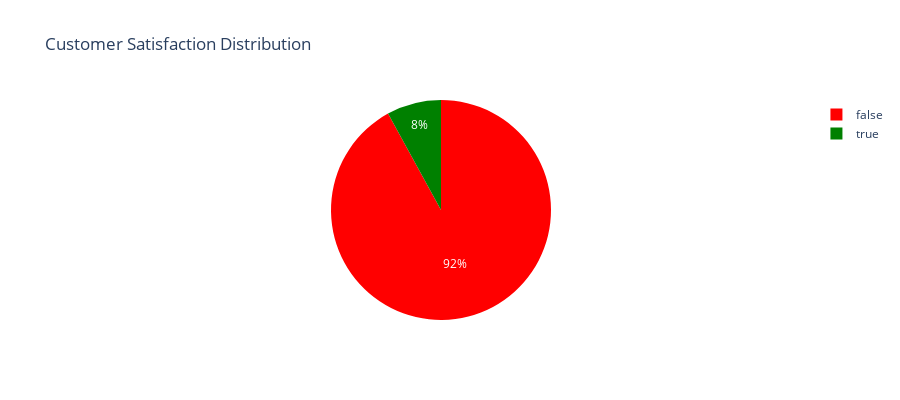

Notebook cell for this chart:
### Markdown cell above
## 2. AI_FILTER: Boolean Text Classification

Filter and classify text into boolean categories (TRUE/FALSE)

`AI_FILTER` is a powerful function that classifies text inputs into boolean values. It's ideal for filtering data based on natural language conditions.

### Code cell
# Filter emails that express satisfaction
# For text, use PROMPT to combine the predicate with the content
sql = """
SELECT 
    ticket_id,
    SUBSTR(content, 1, 150) as content_preview,
    AI_FILTER(PROMPT('Does the customer sound satisfied or happy? {0}', content)) as is_satisfied
FROM emails
WHERE AI_FILTER(PROMPT('Does the customer sound satisfied or happy? {0}', content)) = TRUE
LIMIT 20
"""

df_filter = session.sql(sql).to_pandas()
display(Markdown("### Satisfied Customer Emails"))
display(df_filter)

# Count satisfied vs unsatisfied
sql_counts = """
SELECT 
    AI_FILTER(PROMPT('Does the customer sound satisfied or happy? {0}', content)) as is_satisfied,
    COUNT(*) as count
FROM emails
GROUP BY is_satisfied
"""

df_counts = session.sql(sql_counts).to_pandas()
display(Markdown("### Satisfaction Distribution"))
display(df_counts)

# Visualize
fig = px.pie(df_counts, 
             values='COUNT', 
             names='IS_SATISFIED',
             title='Customer Satisfaction Distribution',
             color='IS_SATISFIED',
             color_discrete_map={True: 'green', False: 'red'})
fig.update_layout(height=400)
fig.show()

### Figure 1 — Plotly figure (JSON) as saved in the notebook; plotly's stock layout.template omitted (floating-point values rounded to 4 significant figures)
{"data": [{"customdata": [[false], [true]], "domain": {"x": [0, 1], "y": [0, 1]}, "hovertemplate": "IS_SATISFIED=%{customdata[0]}<br>COUNT=%{value}<extra></extra>", "labels": [false, true], "legendgroup": "", "marker": {"colors": ["red", "green"]}, "name": "", "showlegend": true, "type": "pie", "values": [46, 4]}], "layout": {"height": 400, "legend": {"tracegroupgap": 0}, "title": {"text": "Customer Satisfaction Distribution"}}}
